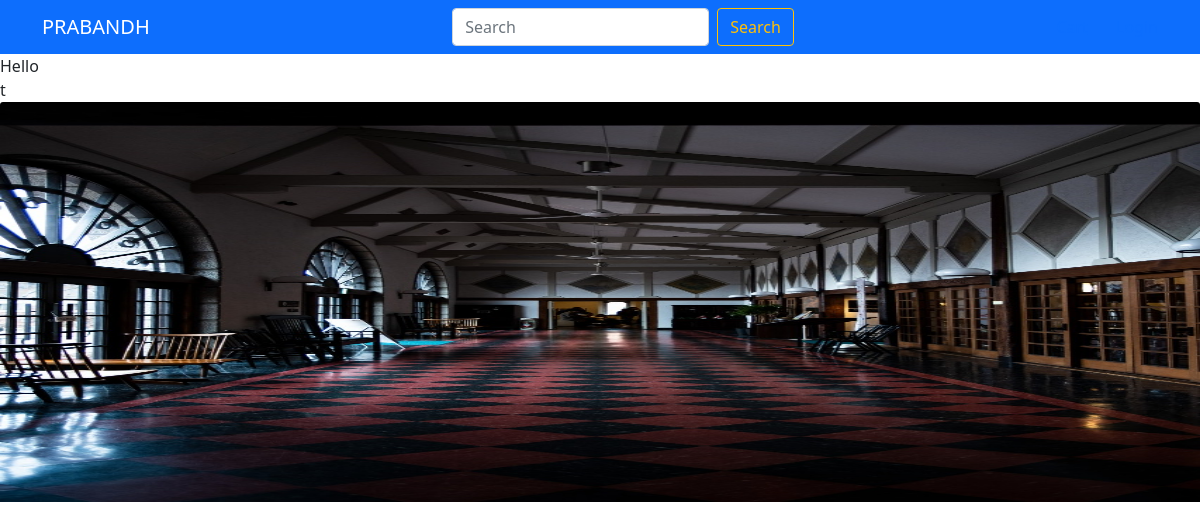
Screenshot of /subcategory/Ethnic with the database file from the repository.
### Rent/models.py (models this page shows, shortened)
class Product(models.Model):
    seller_of_item=models.ForeignKey(Seller,related_name='seller_of_item', on_delete=models.CASCADE)
    availability=models.BooleanField(default=True)
    title=models.CharField(max_length=20)
    category = models.ForeignKey(Category, on_delete=models.SET_NULL, blank=True, null=True)
    subcategory=models.ForeignKey(Subcategory,on_delete=models.SET_NULL, blank=True, null=True)
    rental_price=models.IntegerField()
    about=models.TextField()
    deposit=models.IntegerField()
    image_of_product=models.ImageField(upload_to='title_photos')

### Rent/views.py (the view)
# urls.py: path('subcategory/<str:mysubcat>',views.search_subcat,name="Search subcat"),
def search_subcat(request,mysubcat):
    category = get_object_or_404(Subcategory, subcategories=mysubcat)
    products = Product.objects.filter(subcategory=category)
    return render(request, 'Rent/subcstfil.html',{'product':products})

### Rent/templates/Rent/subcstfil.html
{% extends 'User/basic.html' %}
{% load static %}
{% block content %}
<div>Hello</div>
{% for i in product %}
<div>{{i.title}}</div>
<img src='/media/{{i.image_of_product}}' class="card-img-top" alt="..." height="400px" width="400px">
{% endfor %}
{% endblock %}

### rows the page displays
Product: title "t", image_of_product (picture)
